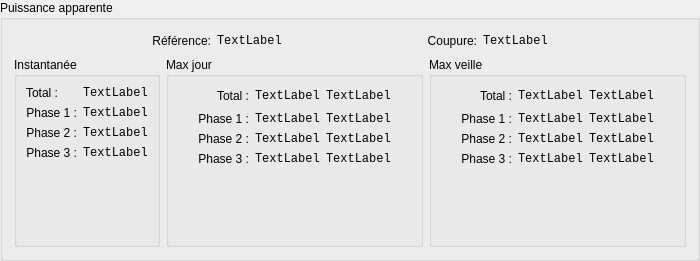
<?xml version="1.0" encoding="UTF-8"?>
<ui version="4.0">
 <class>GBPuissanceApparente</class>
 <widget class="QGroupBox" name="GBPuissanceApparente">
  <property name="geometry">
   <rect>
    <x>0</x>
    <y>0</y>
    <width>700</width>
    <height>261</height>
   </rect>
  </property>
  <property name="windowTitle">
   <string>GroupBox</string>
  </property>
  <property name="title">
   <string>Puissance apparente</string>
  </property>
  <layout class="QVBoxLayout" name="verticalLayout">
   <item>
    <layout class="QHBoxLayout" name="horizontalLayout">
     <item>
      <spacer name="horizontalSpacer">
       <property name="orientation">
        <enum>Qt::Horizontal</enum>
       </property>
       <property name="sizeHint" stdset="0">
        <size>
         <width>40</width>
         <height>20</height>
        </size>
       </property>
      </spacer>
     </item>
     <item>
      <widget class="QLabel" name="PREFLabel">
       <property name="text">
        <string>Référence:</string>
       </property>
       <property name="alignment">
        <set>Qt::AlignRight|Qt::AlignTrailing|Qt::AlignVCenter</set>
       </property>
      </widget>
     </item>
     <item>
      <widget class="QLabel" name="PREFValue">
       <property name="font">
        <font>
         <family>Monospace</family>
        </font>
       </property>
       <property name="text">
        <string>TextLabel</string>
       </property>
      </widget>
     </item>
     <item>
      <spacer name="horizontalSpacer_2">
       <property name="orientation">
        <enum>Qt::Horizontal</enum>
       </property>
       <property name="sizeHint" stdset="0">
        <size>
         <width>40</width>
         <height>20</height>
        </size>
       </property>
      </spacer>
     </item>
     <item>
      <widget class="QLabel" name="PCOUPLabel">
       <property name="text">
        <string>Coupure:</string>
       </property>
       <property name="alignment">
        <set>Qt::AlignRight|Qt::AlignTrailing|Qt::AlignVCenter</set>
       </property>
      </widget>
     </item>
     <item>
      <widget class="QLabel" name="PCOUPValue">
       <property name="font">
        <font>
         <family>Monospace</family>
        </font>
       </property>
       <property name="text">
        <string>TextLabel</string>
       </property>
      </widget>
     </item>
     <item>
      <spacer name="horizontalSpacer_3">
       <property name="orientation">
        <enum>Qt::Horizontal</enum>
       </property>
       <property name="sizeHint" stdset="0">
        <size>
         <width>40</width>
         <height>20</height>
        </size>
       </property>
      </spacer>
     </item>
    </layout>
   </item>
   <item>
    <layout class="QHBoxLayout" name="horizontalLayout_2">
     <item>
      <widget class="QGroupBox" name="groupBox">
       <property name="title">
        <string>Instantanée</string>
       </property>
       <layout class="QFormLayout" name="formLayout">
        <item row="0" column="0">
         <widget class="QLabel" name="SINSTSLabel">
          <property name="text">
           <string>Total :</string>
          </property>
          <property name="alignment">
           <set>Qt::AlignRight|Qt::AlignTrailing|Qt::AlignVCenter</set>
          </property>
         </widget>
        </item>
        <item row="0" column="1">
         <widget class="QLabel" name="SINSTSValue">
          <property name="font">
           <font>
            <family>Monospace</family>
           </font>
          </property>
          <property name="text">
           <string>TextLabel</string>
          </property>
         </widget>
        </item>
        <item row="2" column="0">
         <widget class="QLabel" name="SINSTS1Label">
          <property name="text">
           <string>Phase 1 :</string>
          </property>
          <property name="alignment">
           <set>Qt::AlignRight|Qt::AlignTrailing|Qt::AlignVCenter</set>
          </property>
         </widget>
        </item>
        <item row="2" column="1">
         <widget class="QLabel" name="SINSTS1Value">
          <property name="font">
           <font>
            <family>Monospace</family>
           </font>
          </property>
          <property name="text">
           <string>TextLabel</string>
          </property>
         </widget>
        </item>
        <item row="3" column="0">
         <widget class="QLabel" name="SINSTS2Label">
          <property name="text">
           <string>Phase 2 :</string>
          </property>
          <property name="alignment">
           <set>Qt::AlignRight|Qt::AlignTrailing|Qt::AlignVCenter</set>
          </property>
         </widget>
        </item>
        <item row="3" column="1">
         <widget class="QLabel" name="SINSTS2Value">
          <property name="font">
           <font>
            <family>Monospace</family>
           </font>
          </property>
          <property name="text">
           <string>TextLabel</string>
          </property>
         </widget>
        </item>
        <item row="4" column="0">
         <widget class="QLabel" name="SINSTS3Label">
          <property name="text">
           <string>Phase 3 :</string>
          </property>
          <property name="alignment">
           <set>Qt::AlignRight|Qt::AlignTrailing|Qt::AlignVCenter</set>
          </property>
         </widget>
        </item>
        <item row="4" column="1">
         <widget class="QLabel" name="SINSTS3Value">
          <property name="font">
           <font>
            <family>Monospace</family>
           </font>
          </property>
          <property name="text">
           <string>TextLabel</string>
          </property>
         </widget>
        </item>
        <item row="5" column="0">
         <spacer name="verticalSpacer_2">
          <property name="orientation">
           <enum>Qt::Vertical</enum>
          </property>
          <property name="sizeHint" stdset="0">
           <size>
            <width>20</width>
            <height>40</height>
           </size>
          </property>
         </spacer>
        </item>
       </layout>
      </widget>
     </item>
     <item>
      <widget class="QGroupBox" name="groupBox_2">
       <property name="title">
        <string>Max jour</string>
       </property>
       <layout class="QGridLayout" name="gridLayout">
        <item row="4" column="1">
         <spacer name="verticalSpacer">
          <property name="orientation">
           <enum>Qt::Vertical</enum>
          </property>
          <property name="sizeHint" stdset="0">
           <size>
            <width>20</width>
            <height>40</height>
           </size>
          </property>
         </spacer>
        </item>
        <item row="3" column="1">
         <widget class="QLabel" name="SMAXSN3Label">
          <property name="text">
           <string>Phase 3 :</string>
          </property>
          <property name="alignment">
           <set>Qt::AlignRight|Qt::AlignTrailing|Qt::AlignVCenter</set>
          </property>
         </widget>
        </item>
        <item row="2" column="1">
         <widget class="QLabel" name="SMAXSN2Label">
          <property name="text">
           <string>Phase 2 :</string>
          </property>
          <property name="alignment">
           <set>Qt::AlignRight|Qt::AlignTrailing|Qt::AlignVCenter</set>
          </property>
         </widget>
        </item>
        <item row="0" column="4">
         <spacer name="horizontalSpacer_4">
          <property name="orientation">
           <enum>Qt::Horizontal</enum>
          </property>
          <property name="sizeHint" stdset="0">
           <size>
            <width>40</width>
            <height>20</height>
           </size>
          </property>
         </spacer>
        </item>
        <item row="3" column="2">
         <widget class="QLabel" name="SMAXSN3Value">
          <property name="font">
           <font>
            <family>Monospace</family>
           </font>
          </property>
          <property name="text">
           <string>TextLabel</string>
          </property>
         </widget>
        </item>
        <item row="0" column="2">
         <widget class="QLabel" name="SMAXSNValue">
          <property name="font">
           <font>
            <family>Monospace</family>
           </font>
          </property>
          <property name="text">
           <string>TextLabel</string>
          </property>
         </widget>
        </item>
        <item row="1" column="3">
         <widget class="QLabel" name="SMAXSN1Timestamp">
          <property name="font">
           <font>
            <family>Monospace</family>
           </font>
          </property>
          <property name="text">
           <string>TextLabel</string>
          </property>
         </widget>
        </item>
        <item row="0" column="3">
         <widget class="QLabel" name="SMAXSNTimestamp">
          <property name="font">
           <font>
            <family>Monospace</family>
           </font>
          </property>
          <property name="text">
           <string>TextLabel</string>
          </property>
         </widget>
        </item>
        <item row="1" column="2">
         <widget class="QLabel" name="SMAXSN1Value">
          <property name="font">
           <font>
            <family>Monospace</family>
           </font>
          </property>
          <property name="text">
           <string>TextLabel</string>
          </property>
         </widget>
        </item>
        <item row="0" column="0">
         <spacer name="horizontalSpacer_5">
          <property name="orientation">
           <enum>Qt::Horizontal</enum>
          </property>
          <property name="sizeHint" stdset="0">
           <size>
            <width>40</width>
            <height>20</height>
           </size>
          </property>
         </spacer>
        </item>
        <item row="0" column="1">
         <widget class="QLabel" name="SMAXSNLabel">
          <property name="text">
           <string>Total :</string>
          </property>
          <property name="alignment">
           <set>Qt::AlignRight|Qt::AlignTrailing|Qt::AlignVCenter</set>
          </property>
         </widget>
        </item>
        <item row="2" column="2">
         <widget class="QLabel" name="SMAXSN2Value">
          <property name="font">
           <font>
            <family>Monospace</family>
           </font>
          </property>
          <property name="text">
           <string>TextLabel</string>
          </property>
         </widget>
        </item>
        <item row="1" column="1">
         <widget class="QLabel" name="SMAXSN1Label">
          <property name="text">
           <string>Phase 1 :</string>
          </property>
          <property name="alignment">
           <set>Qt::AlignRight|Qt::AlignTrailing|Qt::AlignVCenter</set>
          </property>
         </widget>
        </item>
        <item row="3" column="3">
         <widget class="QLabel" name="SMAXSN3Timestamp">
          <property name="font">
           <font>
            <family>Monospace</family>
           </font>
          </property>
          <property name="text">
           <string>TextLabel</string>
          </property>
         </widget>
        </item>
        <item row="2" column="3">
         <widget class="QLabel" name="SMAXSN2Timestamp">
          <property name="font">
           <font>
            <family>Monospace</family>
           </font>
          </property>
          <property name="text">
           <string>TextLabel</string>
          </property>
         </widget>
        </item>
       </layout>
      </widget>
     </item>
     <item>
      <widget class="QGroupBox" name="groupBox_3">
       <property name="title">
        <string>Max veille</string>
       </property>
       <layout class="QGridLayout" name="gridLayout_2">
        <item row="4" column="1">
         <spacer name="verticalSpacer_3">
          <property name="orientation">
           <enum>Qt::Vertical</enum>
          </property>
          <property name="sizeHint" stdset="0">
           <size>
            <width>20</width>
            <height>40</height>
           </size>
          </property>
         </spacer>
        </item>
        <item row="3" column="1">
         <widget class="QLabel" name="SMAXSN3_1Label">
          <property name="text">
           <string>Phase 3 :</string>
          </property>
          <property name="alignment">
           <set>Qt::AlignRight|Qt::AlignTrailing|Qt::AlignVCenter</set>
          </property>
         </widget>
        </item>
        <item row="2" column="1">
         <widget class="QLabel" name="SMAXSN2_1Label">
          <property name="text">
           <string>Phase 2 :</string>
          </property>
          <property name="alignment">
           <set>Qt::AlignRight|Qt::AlignTrailing|Qt::AlignVCenter</set>
          </property>
         </widget>
        </item>
        <item row="0" column="4">
         <spacer name="horizontalSpacer_6">
          <property name="orientation">
           <enum>Qt::Horizontal</enum>
          </property>
          <property name="sizeHint" stdset="0">
           <size>
            <width>40</width>
            <height>20</height>
           </size>
          </property>
         </spacer>
        </item>
        <item row="3" column="2">
         <widget class="QLabel" name="SMAXSN3_1Value">
          <property name="font">
           <font>
            <family>Monospace</family>
           </font>
          </property>
          <property name="text">
           <string>TextLabel</string>
          </property>
         </widget>
        </item>
        <item row="0" column="2">
         <widget class="QLabel" name="SMAXSN_1Value">
          <property name="font">
           <font>
            <family>Monospace</family>
           </font>
          </property>
          <property name="text">
           <string>TextLabel</string>
          </property>
         </widget>
        </item>
        <item row="1" column="3">
         <widget class="QLabel" name="SMAXSN1_1Timestamp">
          <property name="font">
           <font>
            <family>Monospace</family>
           </font>
          </property>
          <property name="text">
           <string>TextLabel</string>
          </property>
         </widget>
        </item>
        <item row="0" column="3">
         <widget class="QLabel" name="SMAXSN_1Timestamp">
          <property name="font">
           <font>
            <family>Monospace</family>
           </font>
          </property>
          <property name="text">
           <string>TextLabel</string>
          </property>
         </widget>
        </item>
        <item row="1" column="2">
         <widget class="QLabel" name="SMAXSN1_1Value">
          <property name="font">
           <font>
            <family>Monospace</family>
           </font>
          </property>
          <property name="text">
           <string>TextLabel</string>
          </property>
         </widget>
        </item>
        <item row="0" column="1">
         <widget class="QLabel" name="SMAXSN_1Label">
          <property name="text">
           <string>Total :</string>
          </property>
          <property name="alignment">
           <set>Qt::AlignRight|Qt::AlignTrailing|Qt::AlignVCenter</set>
          </property>
         </widget>
        </item>
        <item row="2" column="2">
         <widget class="QLabel" name="SMAXSN2_1Value">
          <property name="font">
           <font>
            <family>Monospace</family>
           </font>
          </property>
          <property name="text">
           <string>TextLabel</string>
          </property>
         </widget>
        </item>
        <item row="1" column="1">
         <widget class="QLabel" name="SMAXSN1_1Label">
          <property name="text">
           <string>Phase 1 :</string>
          </property>
          <property name="alignment">
           <set>Qt::AlignRight|Qt::AlignTrailing|Qt::AlignVCenter</set>
          </property>
         </widget>
        </item>
        <item row="3" column="3">
         <widget class="QLabel" name="SMAXSN3_1Timestamp">
          <property name="font">
           <font>
            <family>Monospace</family>
           </font>
          </property>
          <property name="text">
           <string>TextLabel</string>
          </property>
         </widget>
        </item>
        <item row="2" column="3">
         <widget class="QLabel" name="SMAXSN2_1Timestamp">
          <property name="font">
           <font>
            <family>Monospace</family>
           </font>
          </property>
          <property name="text">
           <string>TextLabel</string>
          </property>
         </widget>
        </item>
        <item row="0" column="0">
         <spacer name="horizontalSpacer_7">
          <property name="orientation">
           <enum>Qt::Horizontal</enum>
          </property>
          <property name="sizeHint" stdset="0">
           <size>
            <width>40</width>
            <height>20</height>
           </size>
          </property>
         </spacer>
        </item>
       </layout>
      </widget>
     </item>
    </layout>
   </item>
  </layout>
 </widget>
 <resources/>
 <connections/>
</ui>
